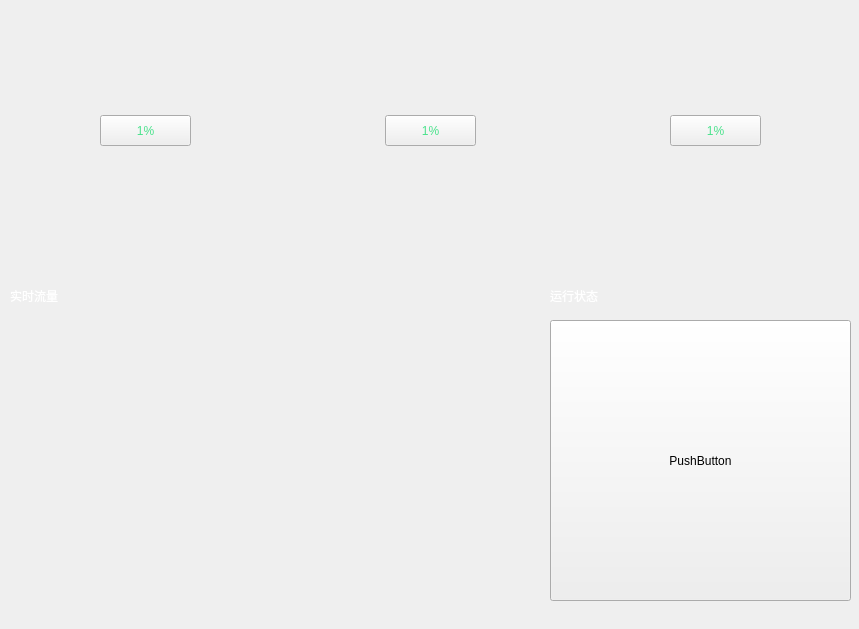
                      <widget class="QWidget" name="perf_mon_main_filler_widget">
                       <property name="geometry">
                        <rect>
                         <x>0</x>
                         <y>0</y>
                         <width>859</width>
                         <height>629</height>
                        </rect>
                       </property>
                       <widget class="QWidget" name="horizontalLayoutWidget">
                        <property name="geometry">
                         <rect>
                          <x>0</x>
                          <y>0</y>
                          <width>861</width>
                          <height>271</height>
                         </rect>
                        </property>
                        <layout class="QHBoxLayout" name="perf_mon_dashboard_canvas">
                         <property name="spacing">
                          <number>0</number>
                         </property>
                        </layout>
                       </widget>
                       <widget class="QPushButton" name="perf_mon_gen_info">
                        <property name="geometry">
                         <rect>
                          <x>550</x>
                          <y>320</y>
                          <width>301</width>
                          <height>281</height>
                         </rect>
                        </property>
                        <property name="text">
                         <string>PushButton</string>
                        </property>
                       </widget>
                       <widget class="QLabel" name="perf_mon_detailed_info_prompt">
                        <property name="geometry">
                         <rect>
                          <x>550</x>
                          <y>280</y>
                          <width>141</width>
                          <height>31</height>
                         </rect>
                        </property>
                        <property name="styleSheet">
                         <string notr="true">font: 15pt &quot;Noto Mono&quot;;
color: rgb(255, 255, 255);</string>
                        </property>
                        <property name="text">
                         <string>运行状态</string>
                        </property>
                       </widget>
                       <widget class="QLabel" name="perf_mon_network_flow_prompt">
                        <property name="geometry">
                         <rect>
                          <x>10</x>
                          <y>280</y>
                          <width>141</width>
                          <height>31</height>
                         </rect>
                        </property>
                        <property name="styleSheet">
                         <string notr="true">font: 15pt &quot;Noto Mono&quot;;
color: rgb(255, 255, 255);</string>
                        </property>
                        <property name="text">
                         <string>实时流量</string>
                        </property>
                       </widget>
                       <widget class="QWidget" name="horizontalLayoutWidget_3">
                        <property name="geometry">
                         <rect>
                          <x>0</x>
                          <y>280</y>
                          <width>561</width>
                          <height>351</height>
                         </rect>
                        </property>
                        <layout class="QHBoxLayout" name="perf_mon_network_flow_canvas"/>
                       </widget>
                       <widget class="QPushButton" name="perf_mon_dashboard_cpu_prompt">
                        <property name="geometry">
                         <rect>
                          <x>100</x>
                          <y>115</y>
                          <width>91</width>
                          <height>31</height>
                         </rect>
                        </property>
                        <property name="layoutDirection">
                         <enum>Qt::LeftToRight</enum>
                        </property>
                        <property name="styleSheet">
                         <string notr="true">font: 16pt &quot;Noto Mono&quot;;
color: rgb(75, 226, 140);</string>
                        </property>
                        <property name="text">
                         <string>1%</string>
                        </property>
                       </widget>
                       <widget class="QPushButton" name="perf_mon_dashboard_mem_prompt">
                        <property name="geometry">
                         <rect>
                          <x>385</x>
                          <y>115</y>
                          <width>91</width>
                          <height>31</height>
                         </rect>
                        </property>
                        <property name="layoutDirection">
                         <enum>Qt::LeftToRight</enum>
                        </property>
                        <property name="styleSheet">
                         <string notr="true">font: 16pt &quot;Noto Mono&quot;;
color: rgb(75, 226, 140);</string>
                        </property>
                        <property name="text">
                         <string>1%</string>
                        </property>
                       </widget>
                       <widget class="QPushButton" name="perf_mon_dashboard_sto_prompt">
                        <property name="geometry">
                         <rect>
                          <x>670</x>
                          <y>115</y>
                          <width>91</width>
                          <height>31</height>
                         </rect>
                        </property>
                        <property name="layoutDirection">
                         <enum>Qt::LeftToRight</enum>
                        </property>
                        <property name="styleSheet">
                         <string notr="true">font: 16pt &quot;Noto Mono&quot;;
color: rgb(75, 226, 140);</string>
                        </property>
                        <property name="text">
                         <string>1%</string>
                        </property>
                       </widget>
                      </widget>
